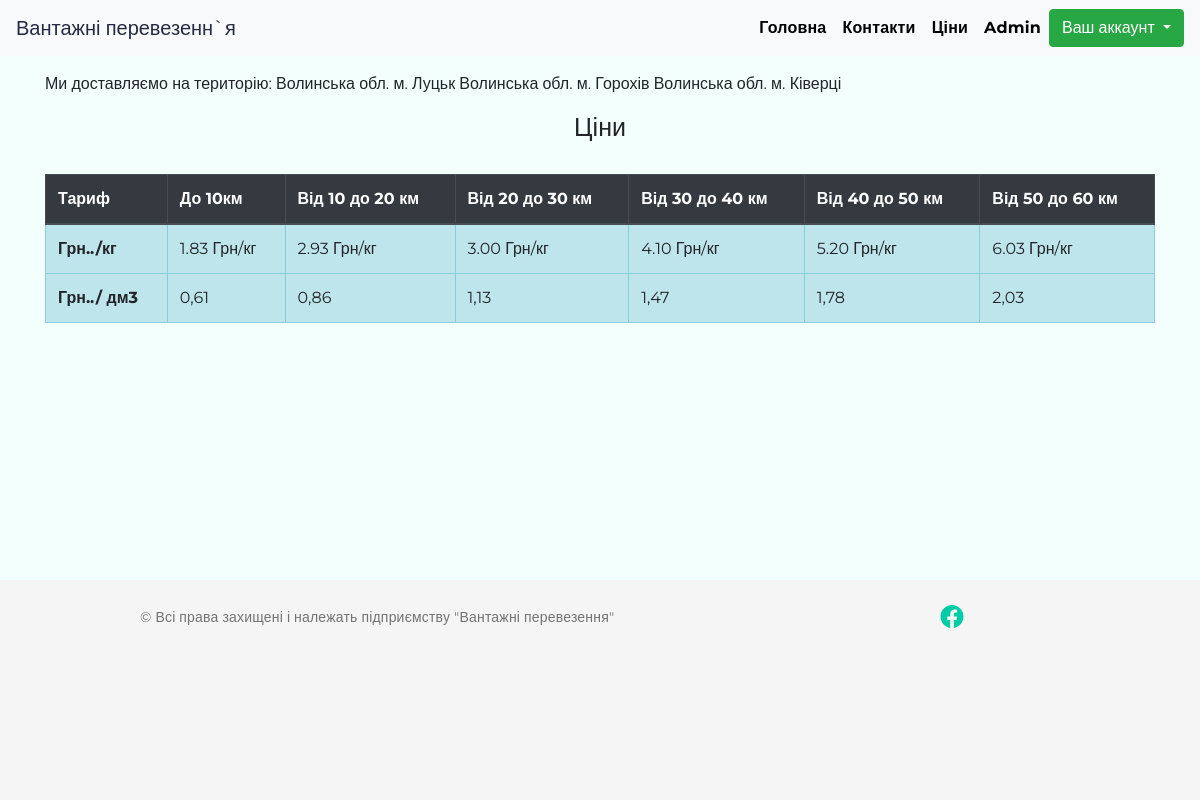
The app's page /price (signed in) with its own data.
### app.py (models this page shows, shortened)
class Citys(db.Model):
    __tablename__ = "citys"
    id = db.Column(db.Integer, primary_key = True)
    city = db.Column(db.String(255))
    users  = db.relationship("Users",secondary = "orders",overlaps = "citys")

### app.py (the view)
@app.route('/price')
def price():
    city = Citys.query.all()
    return render_template("price.html",city = city)

### app.py (called while the page is built)
@login.user_loader
def load_user(id_users):
    return Users.query.get(int(id_users))

### templates/price.html (shortened to what this page needs)
{% extends "base.html" %}
{% block body %}
<div class="container-xl">
<p class =  "mt-3">Ми доставляємо на територію: {% for city in city %}
{{city.city}}
{% endfor %}</p>
    <div class="row justify-content-center mt-3">
        <h1 class="">Ціни</h1>
    </div>
    <div class="table-responsive">
        <table class="table table-info table-hover table-bordered mt-4">
            <thead class="thead-dark">
                <tr>
                    <th scope="col">Тариф</th>
                    <th scope="col">До 10км</th>
                    <th scope="col">Від 10 до 20 км</th>
                    <th scope="col">Від 20 до 30 км</th>
                    <th scope="col">Від 30 до 40 км</th>
                    <th scope="col">Від 40 до 50 км</th>
                    <th scope="col">Від 50 до 60 км</th>
            </thead>
            <tbody class="">
                <tr>
                    <th scope="row">Грн../кг</th>
                    <td>1.83 Грн/кг</td>
                    <td> 2.93 Грн/кг</td>
                    <td> 3.00 Грн/кг</td>
                    <td> 4.10 Грн/кг</td>
                    <td>5.20 Грн/кг</td>
                    <td>6.03 Грн/кг</td>
                </tr>
                <tr>
                    <th scope="row">Грн../ дм3</th>
                    <td>0,61</td>
                    <td>0,86</td>
                    <td>1,13 </td>
                    <td>1,47 </td>
                    <td>1,78 </td>
                    <td>2,03 </td>
                </tr>
            </tbody>
        </table>
    </div>
</div>
{% endblock %}

### static/style.css (style rules this page uses)
* { padding: 0; margin: 0; }
html { position: relative; min-height: 100%; }
body { background-color: #F3FFFD; font-family: 'Montserrat', sans-serif; font-size: 16px; min-height: 100%; height: 100%; margin-bottom: 100px; }
@media (max-width:1200px) { body { margin-bottom: 220px; } }
@media (max-width:1200px) { h1 { font-size: 25px; } }

### records on screen
Citys: city "Волинська обл. м. Луцьк"
Citys: city "Волинська обл. м. Горохів"
Citys: city "Волинська обл. м. Ківерці"
